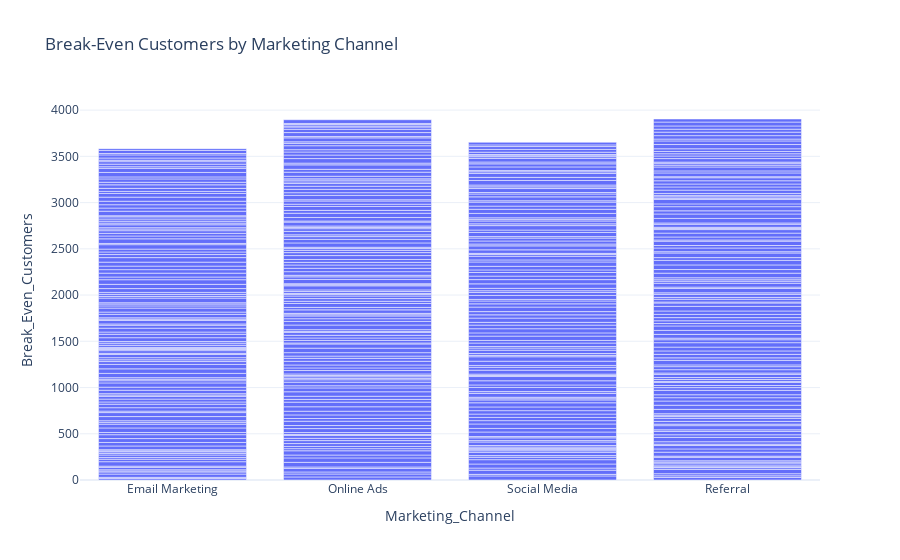

This figure's notebook cell:
### Code cell
data['Break_Even_Customers'] = data['Marketing_Spend'] / data['CAC']

fig = px.bar(data, x='Marketing_Channel', 
             y='Break_Even_Customers', 
             title='Break-Even Customers by Marketing Channel')
fig.show()

### Figure 1 — Plotly figure (JSON) as saved in the notebook; plotly's stock layout.template omitted (floating-point values rounded to 4 significant figures; data arrays with more than 128 entries replaced by an {"elided": "..."} marker saying what was removed)
{"data": [{"alignmentgroup": "True", "hovertemplate": "Marketing_Channel=%{x}<br>Break_Even_Customers=%{y}<extra></extra>", "legendgroup": "", "marker": {"color": "#636efa", "pattern": {"shape": ""}}, "name": "", "offsetgroup": "", "orientation": "v", "showlegend": false, "textposition": "auto", "type": "bar", "x": {"elided": "500 str values"}, "xaxis": "x", "y": {"elided": "500 float values"}, "yaxis": "y"}], "layout": {"autosize": true, "barmode": "relative", "legend": {"tracegroupgap": 0}, "title": {"text": "Break-Even Customers by Marketing Channel"}, "xaxis": {"anchor": "y", "autorange": true, "domain": [0, 1], "range": [-0.5, 3.5], "title": {"text": "Marketing_Channel"}, "type": "category"}, "yaxis": {"anchor": "x", "autorange": true, "domain": [0, 1], "range": [0, 4109.0], "title": {"text": "Break_Even_Customers"}, "type": "linear"}}}
